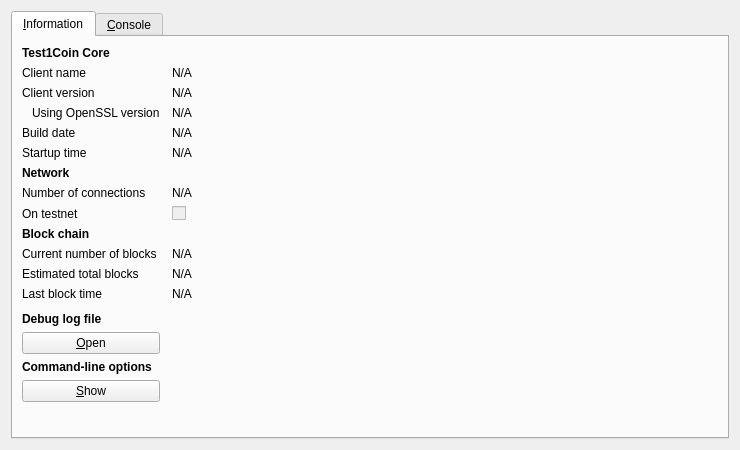
<?xml version="1.0" encoding="UTF-8"?>
<ui version="4.0">
 <class>RPCConsole</class>
 <widget class="QDialog" name="RPCConsole">
  <property name="geometry">
   <rect>
    <x>0</x>
    <y>0</y>
    <width>740</width>
    <height>450</height>
   </rect>
  </property>
  <property name="windowTitle">
   <string>Test1Coin - Debug window</string>
  </property>
  <layout class="QVBoxLayout" name="verticalLayout_2">
   <item>
    <widget class="QTabWidget" name="tabWidget">
     <property name="currentIndex">
      <number>0</number>
     </property>
     <widget class="QWidget" name="tab_info">
      <attribute name="title">
       <string>&amp;Information</string>
      </attribute>
      <layout class="QGridLayout" name="gridLayout" columnstretch="0,1">
       <property name="horizontalSpacing">
        <number>12</number>
       </property>
       <item row="0" column="0">
        <widget class="QLabel" name="label_9">
         <property name="font">
          <font>
           <weight>75</weight>
           <bold>true</bold>
          </font>
         </property>
         <property name="text">
          <string>Test1Coin Core</string>
         </property>
        </widget>
       </item>
       <item row="1" column="0">
        <widget class="QLabel" name="label_5">
         <property name="text">
          <string>Client name</string>
         </property>
        </widget>
       </item>
       <item row="1" column="1">
        <widget class="QLabel" name="clientName">
         <property name="cursor">
          <cursorShape>IBeamCursor</cursorShape>
         </property>
         <property name="text">
          <string>N/A</string>
         </property>
         <property name="textFormat">
          <enum>Qt::PlainText</enum>
         </property>
         <property name="textInteractionFlags">
          <set>Qt::LinksAccessibleByMouse|Qt::TextSelectableByKeyboard|Qt::TextSelectableByMouse</set>
         </property>
        </widget>
       </item>
       <item row="2" column="0">
        <widget class="QLabel" name="label_6">
         <property name="text">
          <string>Client version</string>
         </property>
        </widget>
       </item>
       <item row="2" column="1">
        <widget class="QLabel" name="clientVersion">
         <property name="cursor">
          <cursorShape>IBeamCursor</cursorShape>
         </property>
         <property name="text">
          <string>N/A</string>
         </property>
         <property name="textFormat">
          <enum>Qt::PlainText</enum>
         </property>
         <property name="textInteractionFlags">
          <set>Qt::LinksAccessibleByMouse|Qt::TextSelectableByKeyboard|Qt::TextSelectableByMouse</set>
         </property>
        </widget>
       </item>
       <item row="3" column="0">
        <widget class="QLabel" name="label_14">
         <property name="text">
          <string>Using OpenSSL version</string>
         </property>
         <property name="indent">
          <number>10</number>
         </property>
        </widget>
       </item>
       <item row="3" column="1">
        <widget class="QLabel" name="openSSLVersion">
         <property name="cursor">
          <cursorShape>IBeamCursor</cursorShape>
         </property>
         <property name="text">
          <string>N/A</string>
         </property>
         <property name="textFormat">
          <enum>Qt::PlainText</enum>
         </property>
         <property name="textInteractionFlags">
          <set>Qt::LinksAccessibleByMouse|Qt::TextSelectableByKeyboard|Qt::TextSelectableByMouse</set>
         </property>
        </widget>
       </item>
       <item row="4" column="0">
        <widget class="QLabel" name="label_12">
         <property name="text">
          <string>Build date</string>
         </property>
        </widget>
       </item>
       <item row="4" column="1">
        <widget class="QLabel" name="buildDate">
         <property name="cursor">
          <cursorShape>IBeamCursor</cursorShape>
         </property>
         <property name="text">
          <string>N/A</string>
         </property>
         <property name="textFormat">
          <enum>Qt::PlainText</enum>
         </property>
         <property name="textInteractionFlags">
          <set>Qt::LinksAccessibleByMouse|Qt::TextSelectableByKeyboard|Qt::TextSelectableByMouse</set>
         </property>
        </widget>
       </item>
       <item row="5" column="0">
        <widget class="QLabel" name="label_13">
         <property name="text">
          <string>Startup time</string>
         </property>
        </widget>
       </item>
       <item row="5" column="1">
        <widget class="QLabel" name="startupTime">
         <property name="cursor">
          <cursorShape>IBeamCursor</cursorShape>
         </property>
         <property name="text">
          <string>N/A</string>
         </property>
         <property name="textFormat">
          <enum>Qt::PlainText</enum>
         </property>
         <property name="textInteractionFlags">
          <set>Qt::LinksAccessibleByMouse|Qt::TextSelectableByKeyboard|Qt::TextSelectableByMouse</set>
         </property>
        </widget>
       </item>
       <item row="6" column="0">
        <widget class="QLabel" name="label_11">
         <property name="font">
          <font>
           <weight>75</weight>
           <bold>true</bold>
          </font>
         </property>
         <property name="text">
          <string>Network</string>
         </property>
        </widget>
       </item>
       <item row="7" column="0">
        <widget class="QLabel" name="label_7">
         <property name="text">
          <string>Number of connections</string>
         </property>
        </widget>
       </item>
       <item row="7" column="1">
        <widget class="QLabel" name="numberOfConnections">
         <property name="cursor">
          <cursorShape>IBeamCursor</cursorShape>
         </property>
         <property name="text">
          <string>N/A</string>
         </property>
         <property name="textFormat">
          <enum>Qt::PlainText</enum>
         </property>
         <property name="textInteractionFlags">
          <set>Qt::LinksAccessibleByMouse|Qt::TextSelectableByKeyboard|Qt::TextSelectableByMouse</set>
         </property>
        </widget>
       </item>
       <item row="8" column="0">
        <widget class="QLabel" name="label_8">
         <property name="text">
          <string>On testnet</string>
         </property>
        </widget>
       </item>
       <item row="8" column="1">
        <widget class="QCheckBox" name="isTestNet">
         <property name="enabled">
          <bool>false</bool>
         </property>
         <property name="text">
          <string/>
         </property>
        </widget>
       </item>
       <item row="9" column="0">
        <widget class="QLabel" name="label_10">
         <property name="font">
          <font>
           <weight>75</weight>
           <bold>true</bold>
          </font>
         </property>
         <property name="text">
          <string>Block chain</string>
         </property>
        </widget>
       </item>
       <item row="10" column="0">
        <widget class="QLabel" name="label_3">
         <property name="text">
          <string>Current number of blocks</string>
         </property>
        </widget>
       </item>
       <item row="10" column="1">
        <widget class="QLabel" name="numberOfBlocks">
         <property name="cursor">
          <cursorShape>IBeamCursor</cursorShape>
         </property>
         <property name="text">
          <string>N/A</string>
         </property>
         <property name="textFormat">
          <enum>Qt::PlainText</enum>
         </property>
         <property name="textInteractionFlags">
          <set>Qt::LinksAccessibleByMouse|Qt::TextSelectableByKeyboard|Qt::TextSelectableByMouse</set>
         </property>
        </widget>
       </item>
       <item row="11" column="0">
        <widget class="QLabel" name="label_4">
         <property name="text">
          <string>Estimated total blocks</string>
         </property>
        </widget>
       </item>
       <item row="11" column="1">
        <widget class="QLabel" name="totalBlocks">
         <property name="cursor">
          <cursorShape>IBeamCursor</cursorShape>
         </property>
         <property name="text">
          <string>N/A</string>
         </property>
         <property name="textFormat">
          <enum>Qt::PlainText</enum>
         </property>
         <property name="textInteractionFlags">
          <set>Qt::LinksAccessibleByMouse|Qt::TextSelectableByKeyboard|Qt::TextSelectableByMouse</set>
         </property>
        </widget>
       </item>
       <item row="12" column="0">
        <widget class="QLabel" name="label_2">
         <property name="text">
          <string>Last block time</string>
         </property>
        </widget>
       </item>
       <item row="12" column="1">
        <widget class="QLabel" name="lastBlockTime">
         <property name="cursor">
          <cursorShape>IBeamCursor</cursorShape>
         </property>
         <property name="text">
          <string>N/A</string>
         </property>
         <property name="textFormat">
          <enum>Qt::PlainText</enum>
         </property>
         <property name="textInteractionFlags">
          <set>Qt::LinksAccessibleByMouse|Qt::TextSelectableByKeyboard|Qt::TextSelectableByMouse</set>
         </property>
        </widget>
       </item>
       <item row="13" column="0">
        <spacer name="verticalSpacer_2">
         <property name="orientation">
          <enum>Qt::Vertical</enum>
         </property>
         <property name="sizeHint" stdset="0">
          <size>
           <width>20</width>
           <height>20</height>
          </size>
         </property>
        </spacer>
       </item>
       <item row="14" column="0">
        <widget class="QLabel" name="labelDebugLogfile">
         <property name="font">
          <font>
           <weight>75</weight>
           <bold>true</bold>
          </font>
         </property>
         <property name="text">
          <string>Debug log file</string>
         </property>
        </widget>
       </item>
       <item row="15" column="0">
        <widget class="QPushButton" name="openDebugLogfileButton">
         <property name="toolTip">
          <string>Open the Test1Coin debug log file from the current data directory. This can take a few seconds for large log files.</string>
         </property>
         <property name="text">
          <string>&amp;Open</string>
         </property>
         <property name="autoDefault">
          <bool>false</bool>
         </property>
        </widget>
       </item>
       <item row="16" column="0">
        <widget class="QLabel" name="labelCLOptions">
         <property name="font">
          <font>
           <weight>75</weight>
           <bold>true</bold>
          </font>
         </property>
         <property name="text">
          <string>Command-line options</string>
         </property>
        </widget>
       </item>
       <item row="17" column="0">
        <widget class="QPushButton" name="showCLOptionsButton">
         <property name="toolTip">
          <string>Show the Test1Coin-Qt help message to get a list with possible Test1Coin command-line options.</string>
         </property>
         <property name="text">
          <string>&amp;Show</string>
         </property>
         <property name="autoDefault">
          <bool>false</bool>
         </property>
        </widget>
       </item>
       <item row="18" column="0">
        <spacer name="verticalSpacer">
         <property name="orientation">
          <enum>Qt::Vertical</enum>
         </property>
         <property name="sizeHint" stdset="0">
          <size>
           <width>20</width>
           <height>40</height>
          </size>
         </property>
        </spacer>
       </item>
      </layout>
     </widget>
     <widget class="QWidget" name="tab_console">
      <attribute name="title">
       <string>&amp;Console</string>
      </attribute>
      <layout class="QVBoxLayout" name="verticalLayout_3">
       <property name="spacing">
        <number>3</number>
       </property>
       <item>
        <widget class="QTextEdit" name="messagesWidget">
         <property name="minimumSize">
          <size>
           <width>0</width>
           <height>100</height>
          </size>
         </property>
         <property name="readOnly">
          <bool>true</bool>
         </property>
         <property name="tabKeyNavigation" stdset="0">
          <bool>false</bool>
         </property>
         <property name="columnCount" stdset="0">
          <number>2</number>
         </property>
        </widget>
       </item>
       <item>
        <layout class="QHBoxLayout" name="horizontalLayout">
         <property name="spacing">
          <number>3</number>
         </property>
         <item>
          <widget class="QLabel" name="label">
           <property name="text">
            <string notr="true">&gt;</string>
           </property>
          </widget>
         </item>
         <item>
          <widget class="QLineEdit" name="lineEdit"/>
         </item>
         <item>
          <widget class="QPushButton" name="clearButton">
           <property name="maximumSize">
            <size>
             <width>24</width>
             <height>24</height>
            </size>
           </property>
           <property name="toolTip">
            <string>Clear console</string>
           </property>
           <property name="text">
            <string/>
           </property>
           <property name="icon">
            <iconset resource="../bitcoin.qrc">
             <normaloff>:/icons/remove</normaloff>:/icons/remove</iconset>
           </property>
           <property name="shortcut">
            <string notr="true">Ctrl+L</string>
           </property>
           <property name="autoDefault">
            <bool>false</bool>
           </property>
          </widget>
         </item>
        </layout>
       </item>
      </layout>
     </widget>
    </widget>
   </item>
  </layout>
 </widget>
 <resources>
  <include location="../bitcoin.qrc"/>
 </resources>
 <connections/>
</ui>
